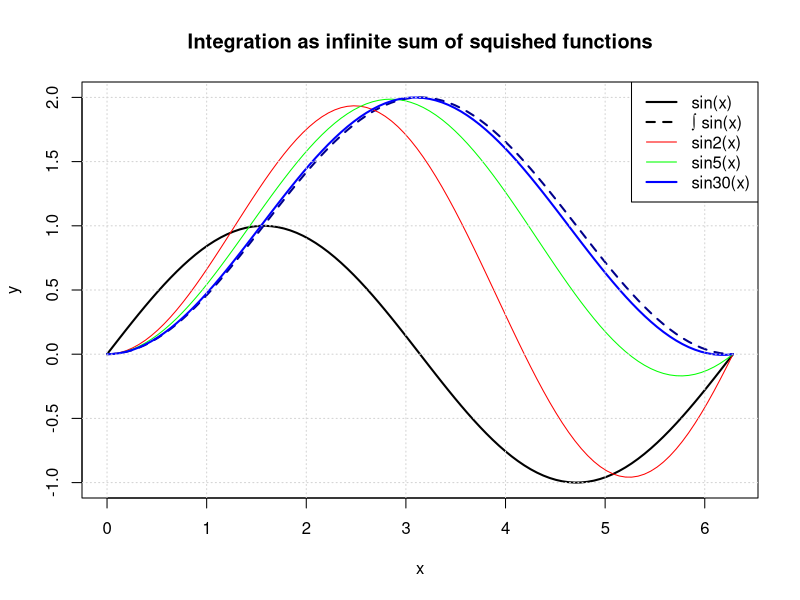
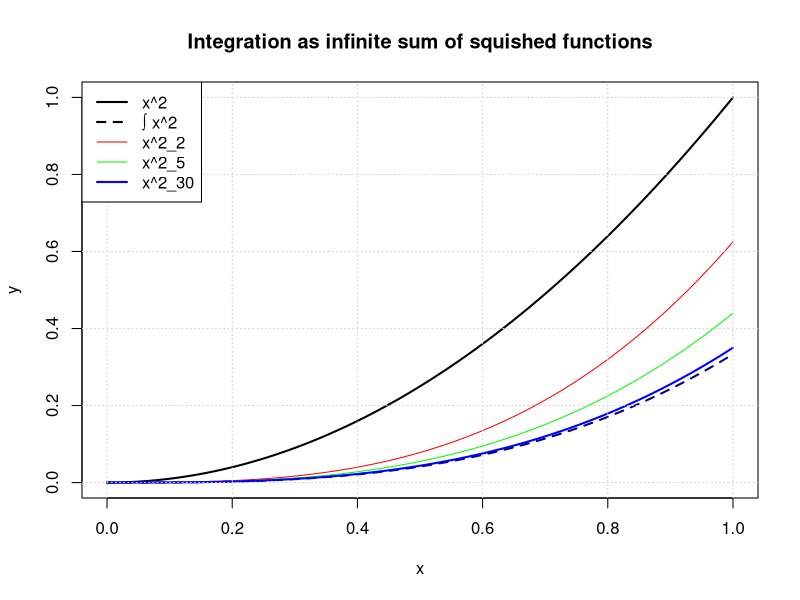

These charts were generated, in order, by the following R code:
## ---- chunk 1

(function(){
  
  genPowerSerieFun <- function(coeffsFun, from = 0, to = 10) {
    function(x) {
      s <- 0
      for (i in from:to) {
        s <- s + coeffsFun(i) * x^i
      }
      s
    }
  }
  
  linFunCoeffs <- function(n) n
  
  
  
  
  
})()

## ---- chunk 2

(function(){
  
  sumOfWeightedSines <- function(N) {
    force(N)
    function(x) 1/N*x*Reduce(function(acc, n) acc + sin(n*x/N), 1:N, x*0)
  }
  
  
  int3Sin <- function(x) {
    1/3*x*(sin(1/3*x) + sin(2/3*x) + sin(3/3*x))
  }
  

  defIntSin <- function(x) sapply(x, function(x) integrate(sin, 0, x)$value)
  
  x <- seq(from = 0, to = 2*pi, length.out = 100)
  
  
  plot(c(0,2*pi), c(-1,2), type = "n", ann = FALSE)
  lines(x, sin(x), col = "black", lwd = 2)
  lines(x, defIntSin(x), col = "dark blue", lwd = 2, lty = 2)
  lines(x, sumOfWeightedSines(2)(x), col = "red")
  lines(x, sumOfWeightedSines(5)(x), col = "green")
  lines(x, sumOfWeightedSines(30)(x), col = "blue", lwd = 2)
  title(main = "Integration as infinite sum of squished functions",
        xlab = "x",
        ylab = "y")
  grid()
  legend("topright", 
         c("sin(x)", "∫ sin(x)", "sin2(x)", "sin5(x)", "sin30(x)"),
         lty = c(1,2,1,1,1),
         lwd = c(2,2,1,1,2),
         col = c("black", "black", "red", "green", "blue"))
  
})()


## ---- chunk 3

(function(){
  
  sumOfWeightedSquares <- function(N) {
    force(N)
    function(x) 1/N*x*Reduce(function(acc, n) acc + (n*x/N)^2, 1:N, x*0)
  }
  
  

  defIntSquare <- function(x) {
    square <- function(x) x^2
    sqareInt <- function(x) integrate(square, 0, x, subdivisions = 1000L)$value
    sapply(x, sqareInt)
  }
  
  # x <- seq(from = 0, to = 2*pi, length.out = 100)
  x <- seq(from = 0, to = 1, length.out = 100)
  # xDense <- seq(from = 0, to = 100, length.out = 1000)
  
  square    <- x^2
  squareInt <- defIntSquare(x)
  square2   <- sumOfWeightedSquares(2)(x)
  square5   <- sumOfWeightedSquares(5)(x)
  square30  <- sumOfWeightedSquares(30)(x)
  
  
  
  plot(range(x), range(square, squareInt, square2, square5, square30), 
       type = "n", ann = FALSE)
  lines(x, square, col = "black", lwd = 2)
  lines(x, squareInt, col = "dark blue", lwd = 2, lty = 2)
  lines(x, square2, col = "red")
  lines(x, square5, col = "green")
  lines(x, square30, col = "blue", lwd = 2)
  title(main = "Integration as infinite sum of squished functions",
        xlab = "x",
        ylab = "y")
  grid()
  legend("topleft", 
         c("x^2", "∫ x^2", "x^2_2", "x^2_5", "x^2_30"),
         lty = c(1,2,1,1,1),
         lwd = c(2,2,1,1,2),
         col = c("black", "black", "red", "green", "blue"))
  
})()


